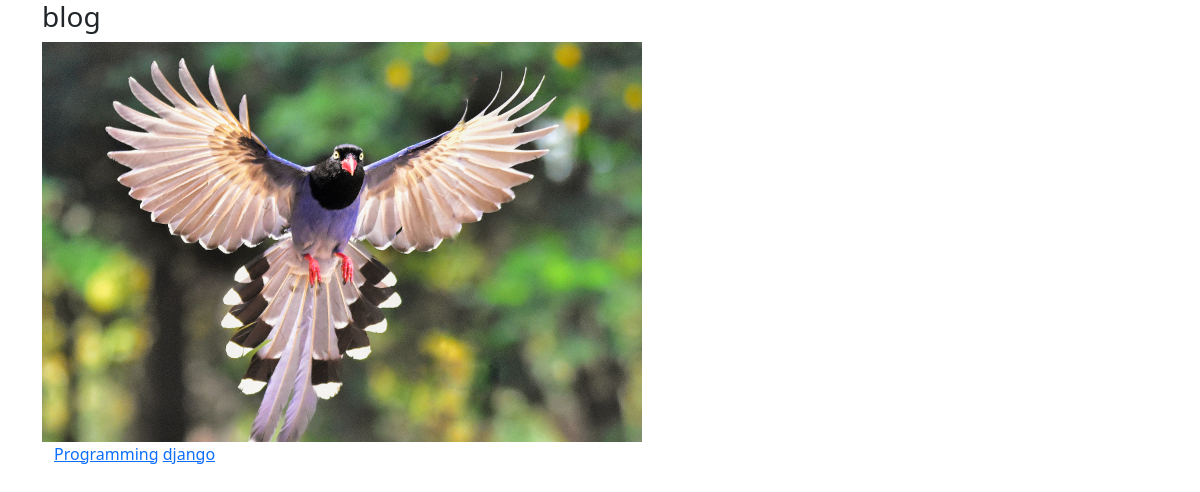
Page /category/blog/ on the committed database.
### blog/models.py (models this page shows, shortened)
class Category(models.Model):
    cat_id = models.AutoField(primary_key=True)
    title = models.CharField(max_length=100)
    description = models.TextField()
    url = models.CharField(max_length=100)
    image = models.ImageField(upload_to="category/")
    add_date = models.DateTimeField(auto_now_add=True, null=True)

class Post(models.Model):
    post_id = models.AutoField(primary_key=True)
    title = models.CharField(max_length=200)
    content = models.TextField()
    url = models.CharField(max_length=100)
    cat = models.ForeignKey(Category, on_delete=models.CASCADE)
    image = models.ImageField(upload_to="post/")

### blog/views.py (the view)
# urls.py: path("category/<slug:url>/", category),
def category(request, url):
    cat = Category.objects.get(url=url)
    posts = Post.objects.filter(cat=cat)
    return render(request, "category.html", {"cat": cat, "posts": posts})

### templates/category.html (shortened to what this page needs)
{%extends 'base.html' %}
{%block content%}
<div class="container">
    <h3>{{cat.title}}</h3>
    <div class="img-responsive">
        <img src="/media/{{cat.image}}" alt="" style="max-height: 400px;  object-fit: cover;
        ">
    </div>
    <div class="container">
        {%for p in posts%}
        <a href="/blog/{{p.url}}">{{p.title}}</a>
        {%empty%}
        <h1>No Post</h1>
        {%endfor%}
    </div>
</div>
{%endblock%}

### rows in the picture
Category: image (picture)
Post: title "Programming"
Post: title "django"
